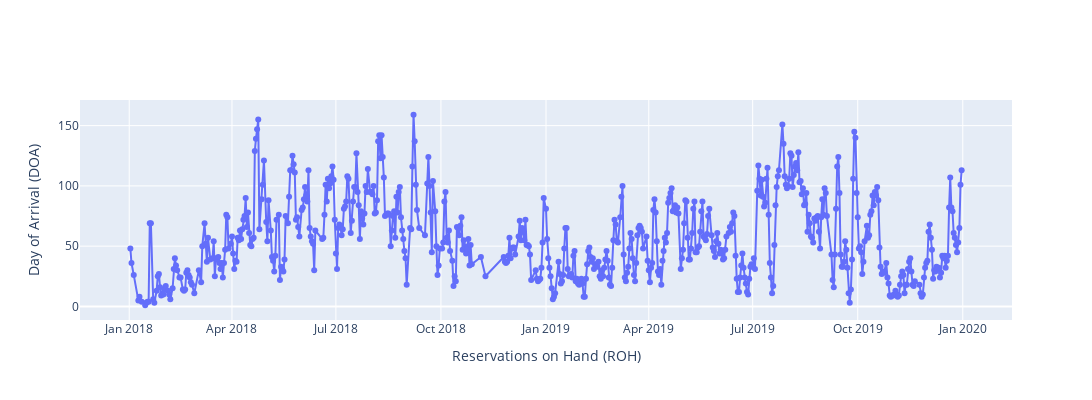

Write notebook code for a chart like this one.
### Code cell
dx = df[df['LeadTime']==89]

fig = go.Figure()
fig.add_trace(go.Scatter(x=dx.DOA, y=dx.Reservations,mode='markers+lines',name='Reservations'))
fig.update_layout(autosize=False,width=1500,height=400,xaxis_title="Reservations on Hand (ROH)",yaxis_title="Day of Arrival (DOA)")
fig.show()

### Figure 1 — Plotly figure (JSON) as saved in the notebook; plotly's stock layout.template omitted (floating-point values rounded to 4 significant figures; data arrays with more than 128 entries replaced by an {"elided": "..."} marker saying what was removed)
{"data": [{"mode": "markers+lines", "name": "Reservations", "type": "scatter", "x": {"elided": "633 str values"}, "y": {"elided": "633 int values"}}], "layout": {"autosize": false, "height": 400, "width": 1500, "xaxis": {"title": {"text": "Reservations on Hand (ROH)"}}, "yaxis": {"title": {"text": "Day of Arrival (DOA)"}}}}
